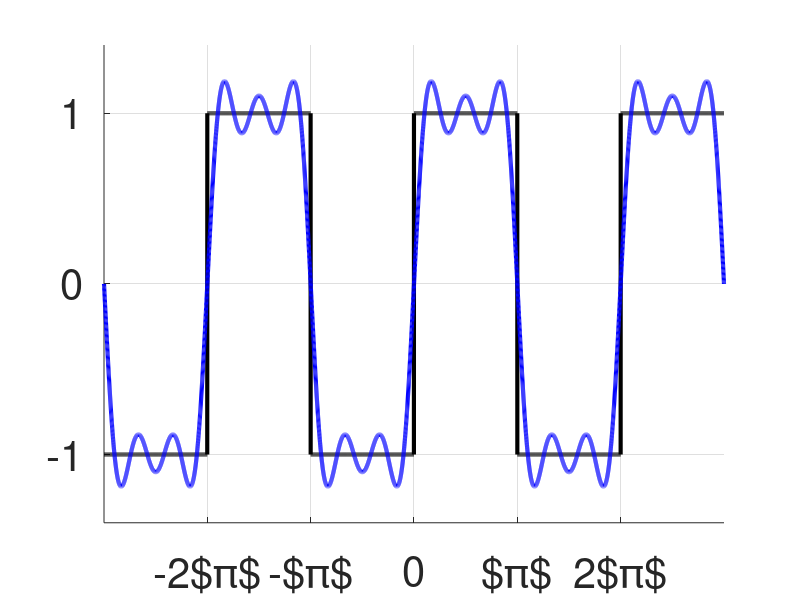

MATLAB code to generate this figure:
x = linspace(-3*pi, 3*pi, 10000);
y=ones(1,10000);
for i=1:9999
	y(i) = rem ((-1)^(floor(i*6/10000)+1), 2);
endfor
yAprox = 4/pi * (sin(x) + 1/3*sin(3*x) + 1/5*sin(5*x));

figure
hold on
axis([-3*pi, 3*pi, -1.4, 1.4])
set(gca,'XTick',[-2*pi, -pi, 0 , pi, 2*pi])
set(gca,'XTicklabel', {'-2$\pi$ ' '-$\pi$' '0'  '$\pi$' '2$\pi$'} )
set(gca, 'fontsize', 30)
set(gca,'YTick',[-1, 0, 1])
grid
plot(x,y, 'linewidth', 3, 'color', 'black', x,yAprox, 'linewidth', 3, 'color', 'blue');
print('CuadradaAproximaciones3.tex','-dtex');
